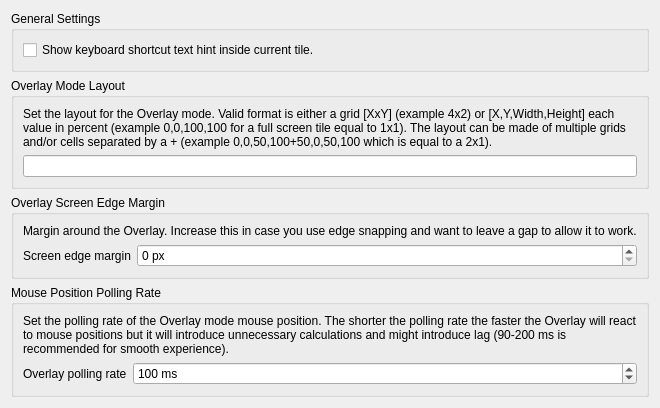
     <widget class="QWidget" name="tab_mulltiWindowRestore">
      <attribute name="icon">
       <iconset theme="media-playback-pause"/>
      </attribute>
      <attribute name="title">
       <string>Overlay Mode</string>
      </attribute>
      <layout class="QVBoxLayout" name="verticalLayout_2">
       <item>
        <widget class="QGroupBox" name="groupBox_8">
         <property name="title">
          <string>General Settings</string>
         </property>
         <layout class="QVBoxLayout" name="verticalLayout_17">
          <item>
           <widget class="QCheckBox" name="kcfg_showOverlayTextHint">
            <property name="text">
             <string>Show keyboard shortcut text hint inside current tile.</string>
            </property>
           </widget>
          </item>
         </layout>
        </widget>
       </item>
       <item>
        <widget class="QGroupBox" name="groupBox_overlayModeLayout">
         <property name="title">
          <string>Overlay Mode Layout</string>
         </property>
         <property name="checkable">
          <bool>false</bool>
         </property>
         <property name="checked">
          <bool>false</bool>
         </property>
         <layout class="QVBoxLayout" name="verticalLayout_5">
          <item>
           <widget class="QLabel" name="label_overlayLayout">
            <property name="text">
             <string>Set the layout for the Overlay mode. Valid format is either a grid [XxY] (example 4x2) or [X,Y,Width,Height] each value in percent (example 0,0,100,100 for a full screen tile equal to 1x1). The layout can be made of multiple grids and/or cells separated by a + (example 0,0,50,100+50,0,50,100 which is equal to a 2x1).</string>
            </property>
            <property name="wordWrap">
             <bool>true</bool>
            </property>
           </widget>
          </item>
          <item>
           <widget class="QLineEdit" name="kcfg_overlayLayout"/>
          </item>
         </layout>
        </widget>
       </item>
       <item>
        <widget class="QGroupBox" name="groupBox_3">
         <property name="enabled">
          <bool>true</bool>
         </property>
         <property name="title">
          <string>Overlay Screen Edge Margin</string>
         </property>
         <layout class="QVBoxLayout" name="verticalLayout_11">
          <item>
           <widget class="QLabel" name="label_29">
            <property name="text">
             <string>Margin around the Overlay. Increase this in case you use edge snapping and want to leave a gap to allow it to work.</string>
            </property>
           </widget>
          </item>
          <item>
           <layout class="QHBoxLayout" name="horizontalLayout_3">
            <item>
             <widget class="QLabel" name="label_30">
              <property name="text">
               <string>Screen edge margin</string>
              </property>
             </widget>
            </item>
            <item>
             <widget class="QSpinBox" name="kcfg_overlayScreenEdgeMargin">
              <property name="sizePolicy">
               <sizepolicy hsizetype="MinimumExpanding" vsizetype="Fixed">
                <horstretch>0</horstretch>
                <verstretch>0</verstretch>
               </sizepolicy>
              </property>
              <property name="suffix">
               <string> px</string>
              </property>
              <property name="maximum">
               <number>100</number>
              </property>
             </widget>
            </item>
           </layout>
          </item>
         </layout>
        </widget>
       </item>
       <item>
        <widget class="QGroupBox" name="groupBox_multiWindowRestoreAttempts">
         <property name="enabled">
          <bool>true</bool>
         </property>
         <property name="title">
          <string>Mouse Position Polling Rate</string>
         </property>
         <property name="checkable">
          <bool>false</bool>
         </property>
         <property name="checked">
          <bool>false</bool>
         </property>
         <layout class="QVBoxLayout" name="verticalLayout_multiWindowRestoreAttempts">
          <item>
           <widget class="QLabel" name="label_multiWindowRestoreAttemptsExplanation">
            <property name="text">
             <string>Set the polling rate of the Overlay mode mouse position. The shorter the polling rate the faster the Overlay will react to mouse positions but it will introduce unnecessary calculations and might introduce lag (90-200 ms is recommended for smooth experience).</string>
            </property>
            <property name="wordWrap">
             <bool>true</bool>
            </property>
           </widget>
          </item>
          <item>
           <layout class="QHBoxLayout" name="horizontalLayout_4">
            <item>
             <widget class="QLabel" name="label_26">
              <property name="text">
               <string>Overlay polling rate</string>
              </property>
             </widget>
            </item>
            <item>
             <widget class="QSpinBox" name="kcfg_overlayPollingRate">
              <property name="sizePolicy">
               <sizepolicy hsizetype="MinimumExpanding" vsizetype="Fixed">
                <horstretch>0</horstretch>
                <verstretch>0</verstretch>
               </sizepolicy>
              </property>
              <property name="suffix">
               <string> ms</string>
              </property>
              <property name="minimum">
               <number>30</number>
              </property>
              <property name="maximum">
               <number>1000</number>
              </property>
              <property name="singleStep">
               <number>10</number>
              </property>
              <property name="value">
               <number>100</number>
              </property>
             </widget>
            </item>
           </layout>
          </item>
         </layout>
        </widget>
       </item>
       <item>
        <spacer name="verticalSpacer">
         <property name="orientation">
          <enum>Qt::Orientation::Vertical</enum>
         </property>
         <property name="sizeType">
          <enum>QSizePolicy::Policy::MinimumExpanding</enum>
         </property>
         <property name="sizeHint" stdset="0">
          <size>
           <width>0</width>
           <height>0</height>
          </size>
         </property>
        </spacer>
       </item>
      </layout>
     </widget>
